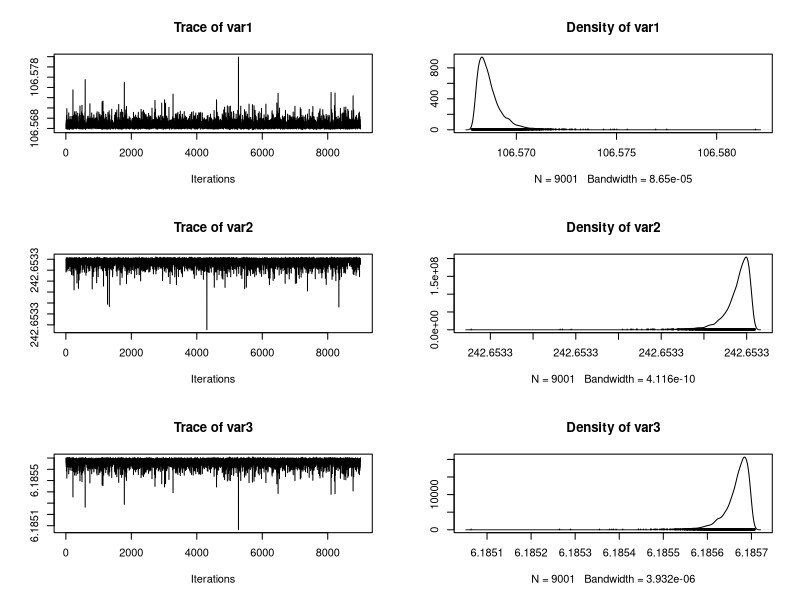
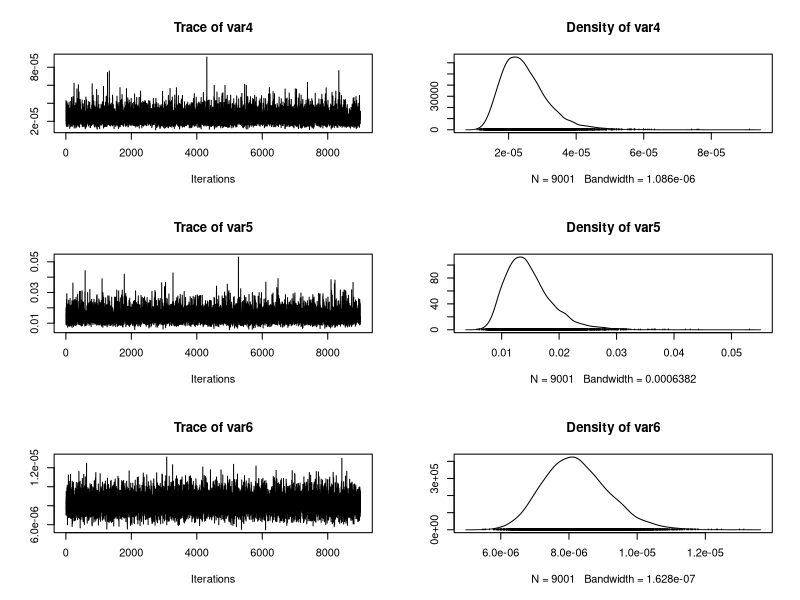

Generate these figures, in order, with R:
# Data
ni = 30 # nombres de lignes (rats)
nj = 5 # nombres de colonnes (jours)

y = structure(c(151, 145, 147, 155, 135, 159, 141, 159, 177, 134, 160, 143, 154, 171, 163, 160, 
                142, 156, 157, 152, 154, 139, 146, 157, 132, 160, 169, 157, 137, 153, 199, 199, 
                214, 200, 188, 210, 189, 201, 236, 182, 208, 188, 200, 221, 216, 207, 187, 203, 
                212, 203, 205, 190, 191, 211, 185, 207, 216, 205, 180, 200, 246, 249, 263, 237, 
                230, 252, 231, 248, 285, 220, 261, 220, 244, 270, 242, 248, 234, 243, 259, 246, 
                253, 225, 229, 250, 237, 257, 261, 248, 219, 244, 283, 293, 312, 272, 280, 298, 
                275, 297, 350, 260, 313, 273, 289, 326, 281, 288, 280, 283, 307, 286, 298, 267, 
                272, 285, 286, 303, 295, 289, 258, 286, 320, 354, 328, 297, 323, 331, 305, 338, 
                376, 296, 352, 314, 325, 358, 312, 324, 316, 317, 336, 321, 334, 302, 302, 323, 
                331, 345, 333, 316, 291, 324), 
              .Dim = c(ni, nj))

colnames(y) = c("Jour 8", "Jour 15", "Jour 22", "Jour 29", "Jour 36")

x = c(8.0, 15.0, 22.0, 29.0, 36.0)
xbar = 22.0

Gibbs = function(nchain, data, prop_sd){
  
  x = c(8.0, 15.0, 22.0, 29.0, 36.0)
  xbar = 22.0
  
  # État initial suggéré par les auteurs
  alpha = c(250, 250, 250, 250, 250, 250, 250, 250, 250, 250, 250, 250, 250, 250, 250, 250, 
            250, 250, 250, 250, 250, 250, 250, 250, 250, 250, 250, 250, 250, 250)
  beta = c(6, 6, 6, 6, 6, 6, 6, 6, 6, 6, 6, 6, 6, 6, 6, 6, 6, 6, 6, 6, 6, 6, 6, 6, 6, 6, 6, 6, 
           6, 6)
  alpha.c = 150
  beta.c = 10
  sigma.c = 1
  alpha.sigma = 1
  beta.sigma = 1
  
  alpha0 = alpha.c - xbar * beta.c
  
  init = c(alpha0, alpha.c, beta.c, alpha.sigma, beta.sigma, sigma.c, alpha, beta)
  
  # Début de la chaîne
  chain = matrix(NA, nchain + 1, 66)
  chain[1,] = init
  for (k in 1:nchain){
    # Mise à jour de alpha.c
    mean = (prop_sd[1]**2 * sum(alpha))/(alpha.sigma**2 + ni * prop_sd[1]**2)
    sd = (prop_sd[1]**2 * alpha.sigma**2)/(alpha.sigma**2 + ni * prop_sd[1]**2)
    
    alpha.c = rnorm(1, mean, sd)
    
    # Mise à jour de beta.c
    mean = (prop_sd[2]**2 * sum(beta))/(beta.sigma**2 + ni * prop_sd[2]**2)
    sd = (prop_sd[2]**2 * beta.sigma**2)/(beta.sigma**2 + ni * prop_sd[2]**2)
    
    beta.c = rnorm(1, mean, sd)
    
    # Mise à jour de alpha.sigma
    a = prop_sd[3] + ni / 2
    b = (2 * prop_sd[4] + sum((alpha - alpha.c)**2))/2
    
    alpha.sigma = 1/rgamma(1, a, 1/b)
    
    # Mise à jour de beta.sigma
    a = prop_sd[5] + ni / 2
    b = (2 * prop_sd[6] + sum((beta - beta.c)**2))/2
      
    beta.sigma = 1/rgamma(1, a, 1/b)
      
    # Mise à jour de sigma.c
    a = prop_sd[7] + ni * nj / 2
    tot = 0
    for (i in 1:ni){
      for (j in 1:nj){
        s = (data[i,j] - alpha[i] - beta[i]*(x[j] - xbar))**2
        tot = tot + s
      }
    }
    b = (2 * prop_sd[8] + tot)/2
    
    sigma.c = 1/rgamma(1, a, 1/b)
    
    # Mise à jour de alpha
    for (i in 1:ni){
      mean = (alpha.c * sigma.c**2 + alpha.sigma**2 * sum(data[i,] - beta[i]*(x - xbar))) / (sigma.c**2 + nj * alpha.sigma**2)
      sd = (alpha.sigma**2 * sigma.c**2) / (sigma.c**2 + nj * alpha.sigma**2)
        
      alpha[i] = rnorm(1, mean, sd)
    }
    
    # Mise à jour de beta
    for (i in 1:ni){
      mean = (beta.c * sigma.c**2 + beta.sigma**2 * sum((x - xbar) * (data[i,] - alpha[i]))) / (sigma.c**2 + sum((x - xbar)**2) * beta.sigma**2)
      sd = (beta.sigma**2 * sigma.c**2) / (sigma.c**2 + sum((x - xbar)**2) * beta.sigma**2)
      
      beta[i] = rnorm(1, mean, sd)
    }
    
    # Mise à jour de alpha0
    alpha0 = alpha.c - xbar * beta.c
    
    # Mise à jour de la chaîne
    chain[k+1,] = c(alpha0, alpha.c, beta.c, alpha.sigma, beta.sigma, sigma.c, alpha, beta)
  }
  return(chain)
}

# 
chain = Gibbs(10**4, y, prop_sd = c(1, 1, 0.001, 0.001, 0.001, 0.001, 0.001, 0.001))
summary(chain)

library(coda)
burnin = 1:1000
plot(mcmc(chain[-burnin,])[,1:6])

summary(mcmc(chain[-burnin,]))$statistics[1:6,]
# On retrouve les mêmes moyennes pour alpha0 et pour beta.c

y2 = matrix(NA, ni, nj)
for(i in 1:ni){
  for (j in 1:nj){
    y2[i,j] = rnorm(1, chain[10001,i+6] + chain[10001,i+36] * (x[j] - xbar), chain[10001,6]**2)
  }
}
